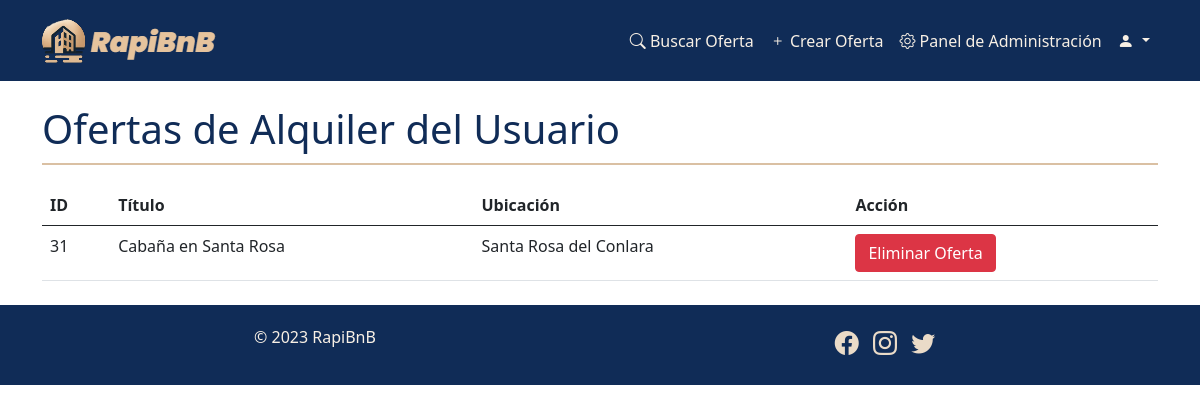
The app's page /ver_ofertas.php?user_id=13 (signed in) with its own data.
### tables this page shows
CREATE TABLE `alquileres` (
  `id` int(11) NOT NULL,
  `usuario_id` int(11) NOT NULL,
  `titulo` varchar(255) NOT NULL,
  `descripcion` text NOT NULL,
  `ubicacion` varchar(255) NOT NULL,
  `etiquetas` text DEFAULT NULL,
  `galeria_fotos` text DEFAULT NULL,
  `servicios` text DEFAULT NULL,
  `costo_alquiler` decimal(10,2) NOT NULL,
  `tiempo_minimo` int(11) NOT NULL,
  `tiempo_maximo` int(11) NOT NULL,
  `cupo` int(11) NOT NULL,
  `fecha_inicio` date DEFAULT NULL,
  `fecha_fin` date DEFAULT NULL,
  `activa` tinyint(1) DEFAULT 0,
  `fecha_publicacion` timestamp NOT NULL DEFAULT current_timestamp()
);

### ver_ofertas.php (the view, shortened to what this page needs)
<?php
include('config.php');
if (isset($_GET['user_id'])) {
    $user_id = $_GET['user_id'];
    $query = "SELECT id, titulo, ubicacion FROM alquileres WHERE usuario_id = ?";
    $stmt = mysqli_prepare($conexion, $query);
    if ($stmt) {
        mysqli_stmt_bind_param($stmt, "i", $user_id);
        mysqli_stmt_execute($stmt);
        $result = mysqli_stmt_get_result($stmt);
    }
} else {
    header("Location: admin_panel.php");
    exit();
}
?>
<!DOCTYPE html>
<html>
<head>
    <link rel="stylesheet" href="https://cdn.jsdelivr.net/npm/bootstrap@5.0.0/dist/css/bootstrap.min.css">
	<link rel="stylesheet" href="estilos/estilo.css">
</head>
<body>
    <?php include('header.php'); ?>
    <div class="container mt-4">
        <h1>Ofertas de Alquiler del Usuario</h1>
        <table class="table">
            <thead>
                <tr>
                    <th>ID</th>
                    <th>Título</th>
                    <th>Ubicación</th>
                    <th>Acción</th>
                </tr>
            </thead>
            <tbody>
                <?php
                while ($row = mysqli_fetch_assoc($result)) {
                    echo "<tr>";
                    echo "<td>{$row['id']}</td>";
                    echo "<td>{$row['titulo']}</td>";
                    echo "<td>{$row['ubicacion']}</td>";
                    echo "<td>";
                    echo '<button type="button" class="btn btn-danger" data-bs-toggle="modal" data-bs-target="#deleteModal' . $row['id'] . '">Eliminar Oferta</button>';
                    echo "</td>";
                    echo "</tr>";
                }
                ?>
            </tbody>
        </table>
    </div>
    <?php include('footer.php'); ?>
</body>
</html>

### estilos/estilo.css (style rules this page uses)
.container { max-width: 600px; margin: 0 auto; }
.container h1 { border-bottom: 2px solid #DAC0A3; padding-bottom: 10px; margin-bottom: 20px; color: #102C57; }

### records on screen
alquileres: id "31", titulo "Cabaña en Santa Rosa", ubicacion "Santa Rosa del Conlara"
